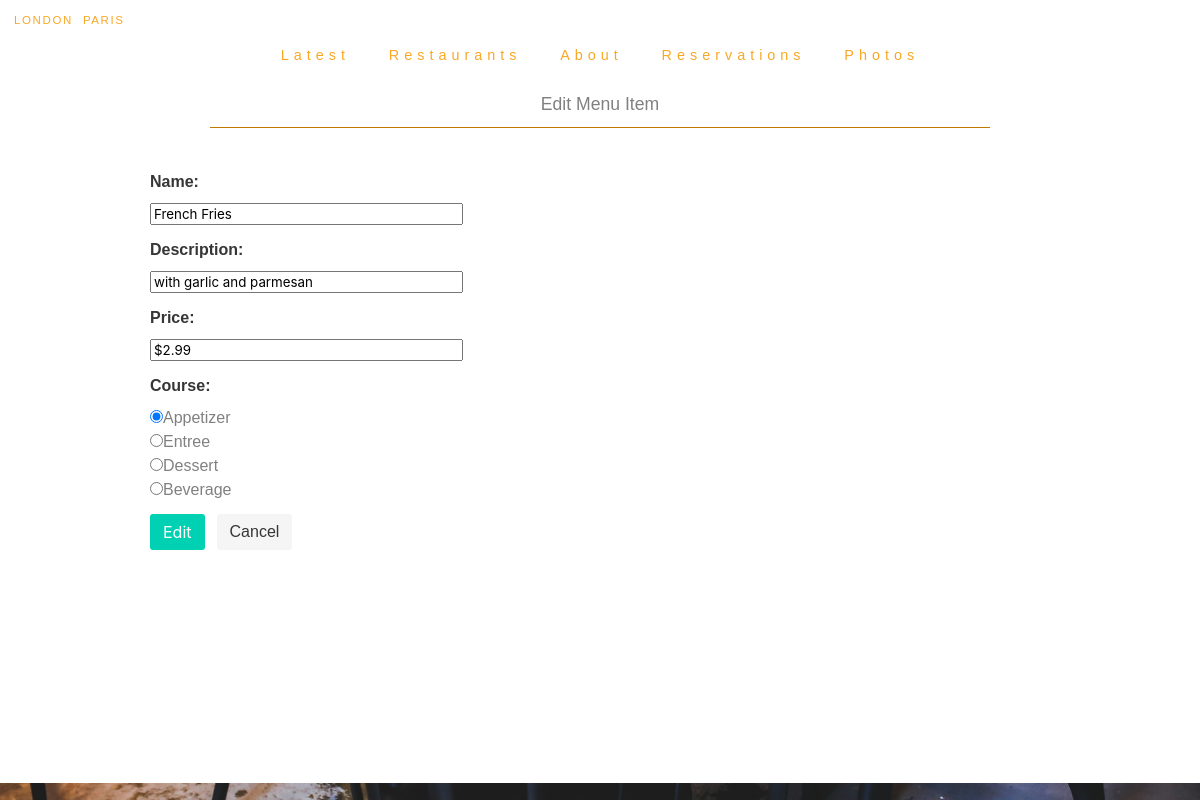
Screenshot of /restaurant/1/menu/2/edit with the database file from the repository.
### database_setup.py (models this page shows, shortened)
class MenuItem(BASE):
    __tablename__ = 'menu_item'
    id = Column(Integer, primary_key=True)
    course = Column(String(250))
    description = Column(String(250))
    name = Column(String(80), nullable=False)
    price = Column(String(8))
    restaurant_id = Column(Integer, ForeignKey('restaurant.id'))
    restaurant = relationship(Restaurant)

### item_catalog.py (the view)
@APP.route('/restaurant/<int:restaurant_id>/menu/<int:menu_id>/edit', methods=['GET', 'POST'])
def edit_menu_item(restaurant_id, menu_id):
    edited_item = SESSION.query(MenuItem).filter_by(id=menu_id).one()
    if request.method == 'POST':
        if request.form['name']:
            edited_item.name = request.form['name']
        if request.form['description']:
            edited_item.description = request.form['description']
        if request.form['price']:
            edited_item.price = request.form['price']
        if request.form['course']:
            edited_item.course = request.form['course']
        SESSION.add(edited_item)
        SESSION.commit()
        return redirect(url_for('show_menu', restaurant_id=restaurant_id))
    else:
        return render_template(
            'editmenuitem.html', restaurant_id=restaurant_id, menu_id=menu_id, item=edited_item)

### templates/editmenuitem.html
{% extends "./partial/base.html" %} {% block title %}About{% endblock %} {% block tabs %} {% endblock %} {% block content %}
<section class="edit-section container">
    <div class="menu-heading">
        <h1> Edit Menu Item </h1>
        <hr/>
    </div>
    <form action="#" method='post'>
        <div class="field">
            <label class="label">Name:</label>
            <div class="control">
                <input type='text' size='30' name='name' value='{{item.name }}'>
            </div>
        </div>
        <div class="field">
            <label class="label">Description:</label>
            <div class="control">
                <input type='text' size='30' name='description' value='{{item.description}}'>
            </div>
        </div>
        <div class="field">
            <label class="label">Price:</label>
            <div class="control">
                <input type='text' size='30' name='price' value='{{item.price}}'>
            </div>
        </div>
        <div class="field">
            <label class="label">Course:</label>{% if item.course == 'Appetizer' %}
            <div class="control">
                <dd>
                    <input type='radio' name='course' value='Appetizer' checked>Appetizer</dd>
            </div>
            {%else%}
            <div class="control">
                <dd>
                    <input type='radio' name='course' value='Appetizer'>Appetizer</dd>
            </div>
            {% endif %} {% if item.course == 'Entree' %}
            <div class="control">
                <dd>
                    <input type='radio' name='course' value='Entree' checked>Entree</dd>
            </div>
            {%else%}
            <div class="control">
                <dd>
                    <input type='radio' name='course' value='Entree'>Entree</dd>
            </div>
            {% endif %} {% if item.course == 'Dessert'%}
            <div class="control">
                <dd>
                    <input type='radio' name='course' value='Dessert' checked>Dessert</dd>
            </div>
            {% else %}
            <div class="control">
                <dd>
                    <input type='radio' name='course' value='Dessert'>Dessert</dd>
            </div>
            {% endif %} {%if item.course =='Beverage'%}
            <div class="control">
                <dd>
                    <input type='radio' name='course' value='Beverage' checked>Beverage</dd>
            </div>
            {% else %}
            <div class="control">
                <dd>
                    <input type='radio' name='course' value='Beverage'>Beverage</dd>
            </div>
            {% endif %}
        </div>
        <div class="field is-grouped">
            <p class="control">
                <input class="button is-primary" type='submit' value='Edit'>
            </p>
            <p class="control">
                <a class="button is-light" href='{{url_for(' menu_restaurants ')}}'> Cancel </a>
            </p>
        </div>
    </form>
</section>{% endblock %}

### static/css/main.css (style rules this page uses)
* { box-sizing: border-box; }
body { background-image: url('../img/restaurant.jpg'); background-position: top; background-size: cover; color: #F9A825; font-family: 'Source Sans Pro', sans-serif; font-size: 1.1rem; height: 100vh; }
.add-section, .delete-section, .edit-section { padding: 10px 30px; }
.about-section, .carosel-section, .edit-section, .reservation-section, .image-gallery-section { color: grey; height: 87.8vh; }
.menu-heading { padding: 0px 10px 30px 10px; text-align: center; }
.menu-heading hr { background-color: #c17900; margin: 10px 50px 12px 50px; }

### rows the page displays
MenuItem: name "French Fries", description "with garlic and parmesan", price "$2.99"
